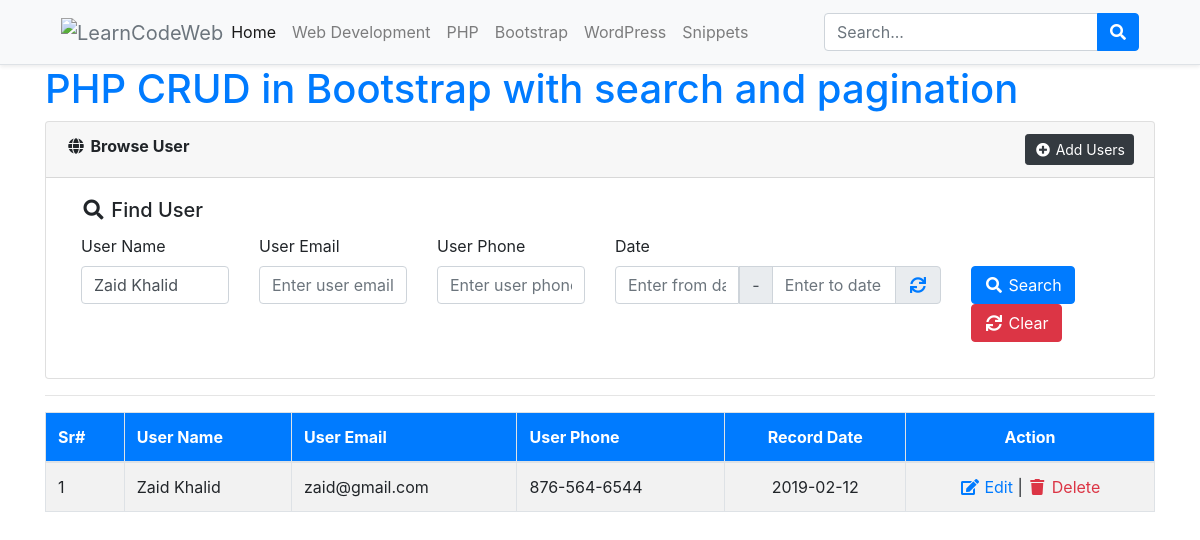
Screenshot of /browse-users.php?username=Zaid Khalid with the database file from the repository.
### tables this page shows
CREATE TABLE `users` (
  `id` int(11) NOT NULL,
  `username` varchar(64) NOT NULL,
  `useremail` varchar(128) NOT NULL,
  `userphone` varchar(24) NOT NULL,
  `dt` timestamp NOT NULL DEFAULT CURRENT_TIMESTAMP
);

### include/Database.php (called while the page is built, shortened)
<?php
class Database{
    protected $pdo;
    public function __construct(\PDO $pdo)
    {
        $this->pdo = $pdo;
        $this->pdo->setAttribute(\PDO::ATTR_ERRMODE, \PDO::ERRMODE_EXCEPTION);
    }
    public function getAllRecords($tableName, $fields='*', $cond='', $orderBy='', $limit='')
    {
        $stmt = $this->pdo->prepare("SELECT $fields FROM $tableName WHERE 1 ".$cond." ".$orderBy." ".$limit);
        $stmt->execute();
        $rows = $stmt->fetchAll(PDO::FETCH_ASSOC);
        return $rows;
    }
}
?>

### config.php (called while the page is built, shortened)
<?php
include_once('include/Database.php');
$dsn	= 	"mysql:dbname=".SS_DB_NAME.";host=".SS_DB_HOST."";
$pdo	=	"";
try {
	$pdo = new PDO($dsn, SS_DB_USER, SS_DB_PASSWORD);
}catch (PDOException $e) {
	echo "Connection failed: " . $e->getMessage();
}
$db 	=	new Database($pdo);
?>

### browse-users.php (the view, shortened to what this page needs)
<?php include_once('config.php');?>
<!doctype html>
<html lang="en-US" xmlns:fb="https://www.facebook.com/2008/fbml" xmlns:addthis="https://www.addthis.com/help/api-spec"  prefix="og: http://ogp.me/ns#" class="no-js">
<head>
	<link rel="stylesheet" href="https://code.jquery.com/ui/1.12.0/themes/smoothness/jquery-ui.css" type="text/css">
    <link rel="stylesheet" href="https://stackpath.bootstrapcdn.com/bootstrap/4.2.1/css/bootstrap.min.css">
    <link rel="stylesheet" href="https://use.fontawesome.com/releases/v5.6.3/css/all.css">
</head>
<body>
	<div class="bg-light border-bottom shadow-sm sticky-top">
		<div class="container">
			<header class="blog-header py-1">
				<nav class="navbar navbar-expand-lg navbar-light bg-light"> <a class="navbar-brand text-muted p-0 m-0" href="https://learncodeweb.com"><img src='https://learncodeweb.com/wp-content/uploads/2019/01/logo.png' alt='LearnCodeWeb'></a>
					<div class="collapse navbar-collapse" id="navbarSupportedContent">
						<ul class="navbar-nav mr-auto">
							<li itemscope="itemscope" itemtype="https://www.schema.org/SiteNavigationElement" id="menu-item-17" class="active nav-item"><a title="Home" href="https://learncodeweb.com/" class="nav-link">Home</a></li>
							<li itemscope="itemscope" itemtype="https://www.schema.org/SiteNavigationElement" id="menu-item-16" class="nav-item"><a title="Web Development" href="https://learncodeweb.com/learn/web-development/" class="nav-link">Web Development</a></li>
							<li itemscope="itemscope" itemtype="https://www.schema.org/SiteNavigationElement" id="menu-item-558" class="nav-item"><a title="PHP" href="https://learncodeweb.com/learn/php/" class="nav-link">PHP</a></li>
							<li itemscope="itemscope" itemtype="https://www.schema.org/SiteNavigationElement" id="menu-item-14" class="nav-item"><a title="Bootstrap" href="https://learncodeweb.com/learn/bootstrap-framework/" class="nav-link">Bootstrap</a></li>
							<li itemscope="itemscope" itemtype="https://www.schema.org/SiteNavigationElement" id="menu-item-559" class="nav-item"><a title="WordPress" href="https://learncodeweb.com/learn/wordpress/" class="nav-link">WordPress</a></li>
							<li itemscope="itemscope" itemtype="https://www.schema.org/SiteNavigationElement" id="menu-item-15" class="nav-item"><a title="Snippets" href="https://learncodeweb.com/learn/snippets/" class="nav-link">Snippets</a></li>
						</ul>
						<form method="get" action="https://learncodeweb.com" class="form-inline my-2 my-lg-0">
							<div class="input-group input-group-md">
								<input type="text" class="form-control search-width" name="s" id="search" value="" placeholder="Search..." aria-label="Search">
								<div class="input-group-append">
									<button type="submit" class="btn btn-primary" id="searchBtn"><i class="fa fa-search"></i></button>
								</div>
							</div>
						</form>
					</div>
				</nav>
			</header>
		</div>
	</div>
	<?php
	$condition	=	'';
	if(isset($_REQUEST['username']) and $_REQUEST['username']!=""){
		$condition	.=	' AND username LIKE "%'.$_REQUEST['username'].'%" ';
	}
	$userData	=	$db->getAllRecords('users','*',$condition,'ORDER BY id DESC');
	?>
   	<div class="container">
		<h1><a href="https://learncodeweb.com/php/php-crud-in-bootstrap-4-with-search-functionality/">PHP CRUD in Bootstrap with search and pagination</a></h1>
		<div class="card">
			<div class="card-header"><i class="fa fa-fw fa-globe"></i> <strong>Browse User</strong> <a href="add-users.php" class="float-right btn btn-dark btn-sm"><i class="fa fa-fw fa-plus-circle"></i> Add Users</a></div>
			<div class="card-body">
				<div class="col-sm-12">
					<h5 class="card-title"><i class="fa fa-fw fa-search"></i> Find User</h5>
					<form method="get">
						<div class="row">
							<div class="col-sm-2">
								<div class="form-group">
									<label>User Name</label>
									<input type="text" name="username" id="username" class="form-control" value="<?php echo isset($_REQUEST['username'])?$_REQUEST['username']:''?>" placeholder="Enter user name">
								</div>
							</div>
							<div class="col-sm-2">
								<div class="form-group">
									<label>User Email</label>
									<input type="email" name="useremail" id="useremail" class="form-control" value="<?php echo isset($_REQUEST['useremail'])?$_REQUEST['useremail']:''?>" placeholder="Enter user email">
								</div>
							</div>
							<div class="col-sm-2">
								<div class="form-group">
									<label>User Phone</label>
									<input type="tel" name="userphone" id="userphone" class="form-control" value="<?php echo isset($_REQUEST['userphone'])?$_REQUEST['userphone']:''?>" placeholder="Enter user phone">
								</div>
							</div>
							<div class="col-sm-4">
								<div class="form-group">
									<label>Date</label>
									<div class="input-group">
										<input type="text" class="fromDate form-control hasDatepicker" name="df" id="df" value="" placeholder="Enter from date">
										<div class="input-group-prepend"><span class="input-group-text">-</span></div>
										<input type="text" class="toDate form-control hasDatepicker" name="dt" id="dt" value="" placeholder="Enter to date">
										<div class="input-group-append"><span class="input-group-text"><a href="javascript:;" onclick="$('#df,#dt').val('');"><i class="fa fa-fw fa-sync"></i></a></span></div>
									</div>
								</div>
							</div>
							<div class="col-sm-2">
								<div class="form-group">
									<label>&nbsp;</label>
									<div>
										<button type="submit" name="submit" value="search" id="submit" class="btn btn-primary"><i class="fa fa-fw fa-search"></i> Search</button>
										<a href="<?php echo $_SERVER['PHP_SELF'];?>" class="btn btn-danger"><i class="fa fa-fw fa-sync"></i> Clear</a>
									</div>
								</div>
							</div>
						</div>
					</form>
				</div>
			</div>
		</div>
		<hr>
		<div>
			<table class="table table-striped table-bordered">
				<thead>
					<tr class="bg-primary text-white">
						<th>Sr#</th>
						<th>User Name</th>
						<th>User Email</th>
						<th>User Phone</th>
						<th class="text-center">Record Date</th>
						<th class="text-center">Action</th>
					</tr>
				</thead>
				<tbody>
					<?php
					if(count($userData)>0){
						$s	=	'';
						foreach($userData as $val){
							$s++;
					?>
					<tr>
						<td><?php echo $s;?></td>
						<td><?php echo $val['username'];?></td>
						<td><?php echo $val['useremail'];?></td>
						<td><?php echo $val['userphone'];?></td>
						<td align="center"><?php echo date('Y-m-d',strtotime($val['dt']));?></td>
						<td align="center">
							<a href="edit-users.php?editId=<?php echo $val['id'];?>" class="text-primary"><i class="fa fa-fw fa-edit"></i> Edit</a> |
							<a href="delete.php?delId=<?php echo $val['id'];?>" class="text-danger" onClick="return confirm('Are you sure to delete this user?');"><i class="fa fa-fw fa-trash"></i> Delete</a>
						</td>
					</tr>
					<?php
						}
					}else{
					?>
					<tr><td colspan="6" align="center">No Record(s) Found!</td></tr>
					<?php } ?>
				</tbody>
			</table>
		</div>
	</div>
</body>
</html>

### rows the page displays
users: username "Zaid Khalid", useremail "zaid@gmail.com", userphone "876-564-6544", dt "2019-02-12"
